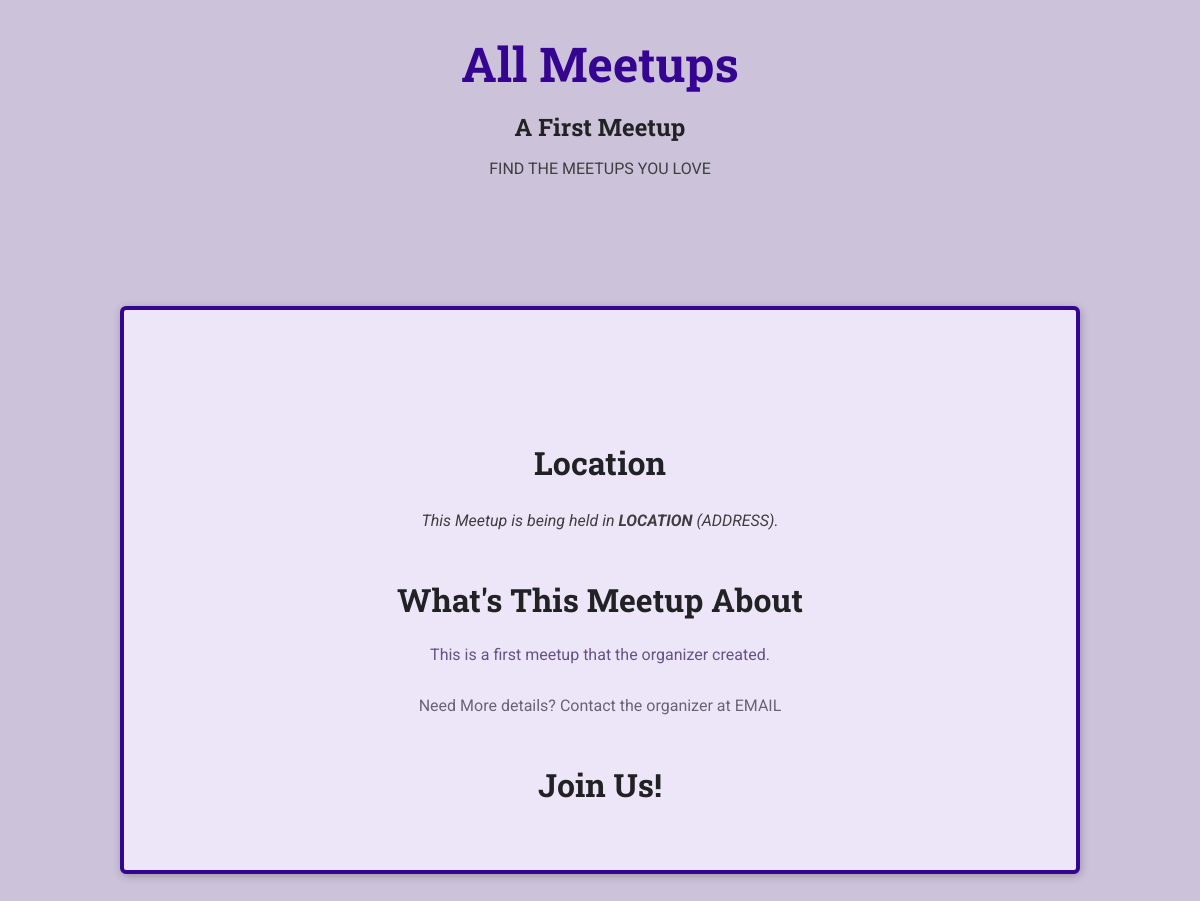
Page /meeting/a-first-meetup/ on the committed database.
### meeting/models.py (models this page shows, shortened)
class Meeting(models.Model):
    title = models.CharField(max_length=200)
    slug = models.SlugField(unique=True)
    description = models.TextField()
    image = models.ImageField(upload_to='images')

### meeting/views.py (the view)
# urls.py: path('meeting/<slug:meetup_slug>/', views.meetup_detail, name='meetup_detail')
def meetup_detail(request, meetup_slug):
    selected_meetup = Meeting.objects.get(slug=meetup_slug)
    return render(request, 'meeting/meetup-details.html', {
        'meetup_title': selected_meetup.title,
        'meetup_description': selected_meetup.description
    })

### meeting/templates/meeting/meetup-details.html (shortened to what this page needs)
{% extends 'meeting/base/base.html' %}
{% load static %}
{% block site_css %}
    <link rel="stylesheet" href="{% static 'meeting/styles/all-meetups.css' %}">
    <link rel="stylesheet" href="{% static 'meeting/styles/meetup-detail.css' %}">
{% endblock %}
{% block main_heading %}
    {{ meetup_title }}
{% endblock %}
{% block body %}
    <main>
        <article class="meetup-detail">
           <section id="location">
            <h2>Location</h2>
            <address>This Meetup is being held in <span>LOCATION</span> (ADDRESS).</address>
           </section>
           <section id="details">
            <h2>What's This Meetup About</h2>
            <p>{{ meetup_description }}</p>
            <footer>
                <p> Need More details? Contact the organizer at <span>EMAIL</span></p>
            </footer>
           </section>
           <section id="registration">
            <h2>Join Us!
           </section>
        </article>
    </main>
{% endblock %}

### meeting/static/meeting/styles/base.css (style rules this page uses)
* { box-sizing: border-box; }
body { font-family: 'Roboto', sans-serif; margin: 0; background-color: #ccc3db; color: #3e3e41; }
h1, h2, h3 { font-family: 'Roboto Slab', sans-serif; color: #222224; }

### meeting/static/meeting/styles/all-meetups.css (style rules this page uses)
section { max-width: 40rem; margin: 3rem auto; }

### meeting/static/meeting/styles/meetup-detail.css (style rules this page uses)
article { max-width: 60rem; margin: 5rem auto; border-radius: 6px; background-color: #ede6f8; border: 4px solid #350490; box-shadow: 1px 2px 8px rgba(0, 0, 0, 0.25); position: relative; padding: 1rem; text-align: center; }
section:first-of-type { margin-top: 6rem; }
h2 { font-size: 2rem; }
address span { font-weight: bold; }
#details h2 { margin-bottom: 0.5rem; }
#details > p { color: #665386; padding: 1rem; border-radius: 4px; max-width: 80%; margin: auto; }
#details footer { color: #696472; }

### rows in the picture
Meeting: title "A First Meetup", description "This is a first meetup that the organizer created."
